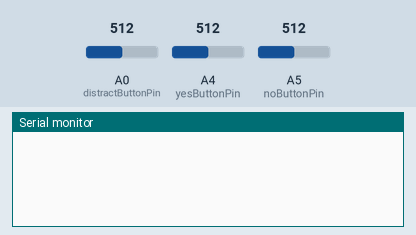
A sketch run on a simulated Arduino Leonardo, built with avr-gcc and run on an emulated ATmega32U4. On the bench: the last lines printed to the serial monitor. The test bench sets the inputs (shaded band); at power-on: A0 (distractButtonPin) = 512, A4 (yesButtonPin) = 512, A5 (noButtonPin) = 512. USB keyboard and mouse output is not drawn.

Above: at 1.2 s.
1.3 s: A0 (distractButtonPin) set to 716
At 2.1 s:
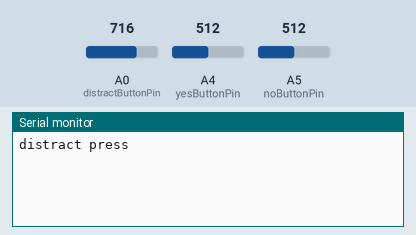
2.8 s: A4 (yesButtonPin) set to 716
At 3.2 s:
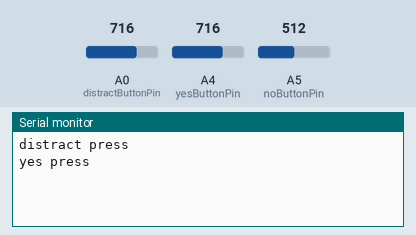
4.3 s: A5 (noButtonPin) set to 716
At 5.5 s:
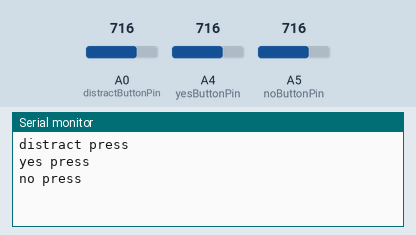

Measured:
- after the input at 1.3 s, the serial monitor: prints a new line at once (image 1)
- after the input at 2.8 s, the serial monitor: prints a new line at once (image 2)
- after the input at 4.3 s, the serial monitor: prints a new line at once (image 3)

The sketch:

ButtonTrigger.ino
```cpp
#include <Keyboard.h>

const int yesButtonPin = 4;
const int noButtonPin = 5;
const int distractButtonPin = 0;
const int buttonPressedThreshold = 512;

boolean distractStatus = false;
boolean yesStatus = false;
boolean noStatus = false;

boolean distractPreStatus = false;
boolean yesPreStatus = false;
boolean noPreStatus = false;

void setup() {
  // put your setup code here, to run once:
  Serial.begin(9600);
  pinMode(distractButtonPin, INPUT);
  pinMode(yesButtonPin, INPUT);
  pinMode(noButtonPin, INPUT);
  Keyboard.begin();
}

void loop() {

  distractPreStatus = distractStatus;
  yesPreStatus = yesStatus;
  noPreStatus = noStatus;

  distractStatus = analogRead(distractButtonPin) > buttonPressedThreshold;
  yesStatus = analogRead(yesButtonPin) > buttonPressedThreshold;
  noStatus = analogRead(noButtonPin) > buttonPressedThreshold;

  if ( !distractPreStatus && distractStatus ) {
    Serial.println("distract press");
    Keyboard.print(' ');
  }
  if ( !yesPreStatus && yesStatus ) {
    Serial.println("yes press");
    Keyboard.print('y');
  }
  if ( !noPreStatus && noStatus ) {
    Serial.println("no press");
    Keyboard.print('n');
  }

}
```
